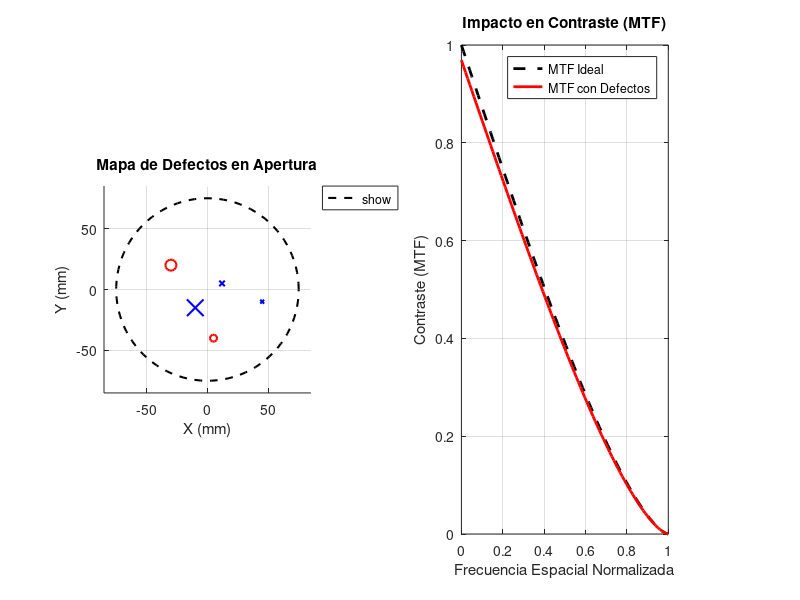

The MATLAB script that drew this image:
% AIT Optical Defect & Performance Analyzer
% Análisis de defectos superficiales y degradación de MTF en cargas útiles.
clear; clc; close all;

%% 1. Parámetros del Sistema Óptico 
D_aperture = 150; % Diámetro de la apertura libre en mm (Ej. telescopio LEO)
A_total = pi * (D_aperture/2)^2; % Área total en mm^2

%% 2. Ingreso de Datos de Defectos (Rayaduras, Puntadas/Digs, Suciedad)
% Formato: [Pos_X, Pos_Y, Area_mm2, Tipo(1=Ray, 2=Punt, 3=Suc), Modo(1=Transm, 2=Reflex)]
defectos = [
    12,  5,   0.05, 1, 2;
   -30, 20,   0.15, 2, 1;
    45, -10,  0.02, 3, 2;
    5,  -40,  0.08, 1, 1;
   -10, -15,  0.25, 2, 2
];

tipos = {'Rayadura', 'Puntada', 'Suciedad'};
modos = {'Transmisión', 'Reflexión'};

%% 3. Análisis y Clasificación de Defectos
area_oscurecida_total = 0;

figure('Name', 'AIT - Inspección de Filtros y Ópticas', 'Color', 'w', 'Position', [100 100 900 400]);

% --- Subplot 1: Mapa de Defectos ---
subplot(1,2,1); hold on; grid on; axis equal;
% Dibujar el límite de la apertura óptica
theta = linspace(0, 2*pi, 100);
plot((D_aperture/2)*cos(theta), (D_aperture/2)*sin(theta), 'k--', 'LineWidth', 1.5);

fprintf('--- REPORTE DE INSPECCIÓN ÓPTICA ---\n');
for i = 1:size(defectos, 1)
    x = defectos(i,1); y = defectos(i,2);
    area = defectos(i,3); tipo = defectos(i,4); modo = defectos(i,5);
    
    area_oscurecida_total = area_oscurecida_total + area;
    
    % Graficar según el modo de inspección
    if modo == 1
        % Transmisión: Marcadores rojos
        plot(x, y, 'ro', 'MarkerSize', area*40 + 2, 'LineWidth', 1.5); 
    else
        % Reflexión: Marcadores azules
        plot(x, y, 'bx', 'MarkerSize', area*40 + 2, 'LineWidth', 1.5); 
    end
    
    fprintf('Defecto %d: %s en %s | Área: %.2f mm^2 | Pos: (%.1f, %.1f)\n', ...
        i, tipos{tipo}, modos{modo}, area, x, y);
end

title('Mapa de Defectos en Apertura');
xlabel('X (mm)'); ylabel('Y (mm)');
xlim([-D_aperture/2-10, D_aperture/2+10]); ylim([-D_aperture/2-10, D_aperture/2+10]);
% Leyenda manual para claridad
plot(NaN, NaN, 'k--', 'DisplayName', 'Límite Óptico');
plot(NaN, NaN, 'ro', 'DisplayName', 'Transmisión (Incidencia)');
plot(NaN, NaN, 'bx', 'DisplayName', 'Reflexión');
legend('show', 'Location', 'bestout');

%% 4. Análisis de Rendimiento Óptico (Impacto en MTF)
obscuration_ratio = area_oscurecida_total / A_total;
fprintf('\nÁrea total oscurecida: %.4f mm^2 (%.4e %% del total)\n', area_oscurecida_total, obscuration_ratio*100);

% Frecuencias espaciales normalizadas
nu = linspace(0, 1, 100);

% MTF ideal (Difracción limitada)
MTF_ideal = (2/pi) * (acos(nu) - nu .* sqrt(1 - nu.^2));
MTF_ideal(nu >= 1) = 0;

% MTF degradada (Aproximación por pérdida de contraste debido a defectos)
% Multiplicador exagerado (x1000) para poder visualizar el impacto de micro-defectos
MTF_degradada = MTF_ideal .* (1 - obscuration_ratio*1000); 
MTF_degradada = max(MTF_degradada, 0);

% --- Subplot 2: Modulación Transfer Function ---
subplot(1,2,2);
plot(nu, MTF_ideal, 'k--', 'LineWidth', 2); hold on;
plot(nu, MTF_degradada, 'r', 'LineWidth', 2);
grid on;
title('Impacto en Contraste (MTF)');
xlabel('Frecuencia Espacial Normalizada');
ylabel('Contraste (MTF)');
legend('MTF Ideal', 'MTF con Defectos', 'Location', 'northeast');
